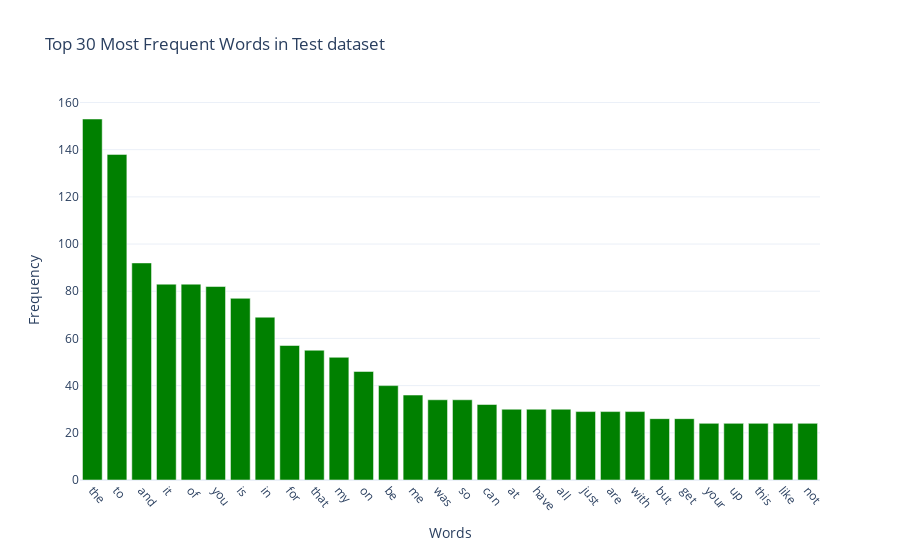

Here is the notebook cell this chart was saved with:
### Code cell
# Get the word frequencies in test dataset
count_vect = CountVectorizer()
test_df_counts = count_vect.fit_transform(test_df.text)
test_word_frequencies = np.asarray(test_df_counts.sum(axis=0))[0]

sorted_test_index = np.argsort(test_word_frequencies)[::-1][:30]
top30_words_test = count_vect.get_feature_names_out()[sorted_test_index]
top30_counts_test = test_word_frequencies[sorted_test_index]
print (top30_words_test)
print (top30_counts_test)

#Plot the word frequecy
import plotly.express as px
fig = px.bar(x = top30_words_test, y = top30_counts_test, 
    title=f"Top 30 Most Frequent Words in Test dataset", labels={'x': 'Words', 'y': 'Frequency'})
fig.update_traces(marker_color="green", textposition="outside")
fig.update_layout(xaxis_tickangle=50, template="plotly_white")
fig.show()

### Figure 1 — Plotly figure (JSON) as saved in the notebook; plotly's stock layout.template omitted (floating-point values rounded to 4 significant figures)
{"data": [{"hovertemplate": "Words=%{x}<br>Frequency=%{y}<extra></extra>", "legendgroup": "", "marker": {"color": "green", "pattern": {"shape": ""}}, "name": "", "orientation": "v", "showlegend": false, "textposition": "outside", "type": "bar", "x": ["the", "to", "and", "it", "of", "you", "is", "in", "for", "that", "my", "on", "be", "me", "was", "so", "can", "at", "have", "all", "just", "are", "with", "but", "get", "your", "up", "this", "like", "not"], "xaxis": "x", "y": [153, 138, 92, 83, 83, 82, 77, 69, 57, 55, 52, 46, 40, 36, 34, 34, 32, 30, 30, 30, 29, 29, 29, 26, 26, 24, 24, 24, 24, 24], "yaxis": "y"}], "layout": {"barmode": "relative", "legend": {"tracegroupgap": 0}, "title": {"text": "Top 30 Most Frequent Words in Test dataset"}, "xaxis": {"anchor": "y", "domain": [0, 1], "tickangle": 50, "title": {"text": "Words"}}, "yaxis": {"anchor": "x", "domain": [0, 1], "title": {"text": "Frequency"}}}}
